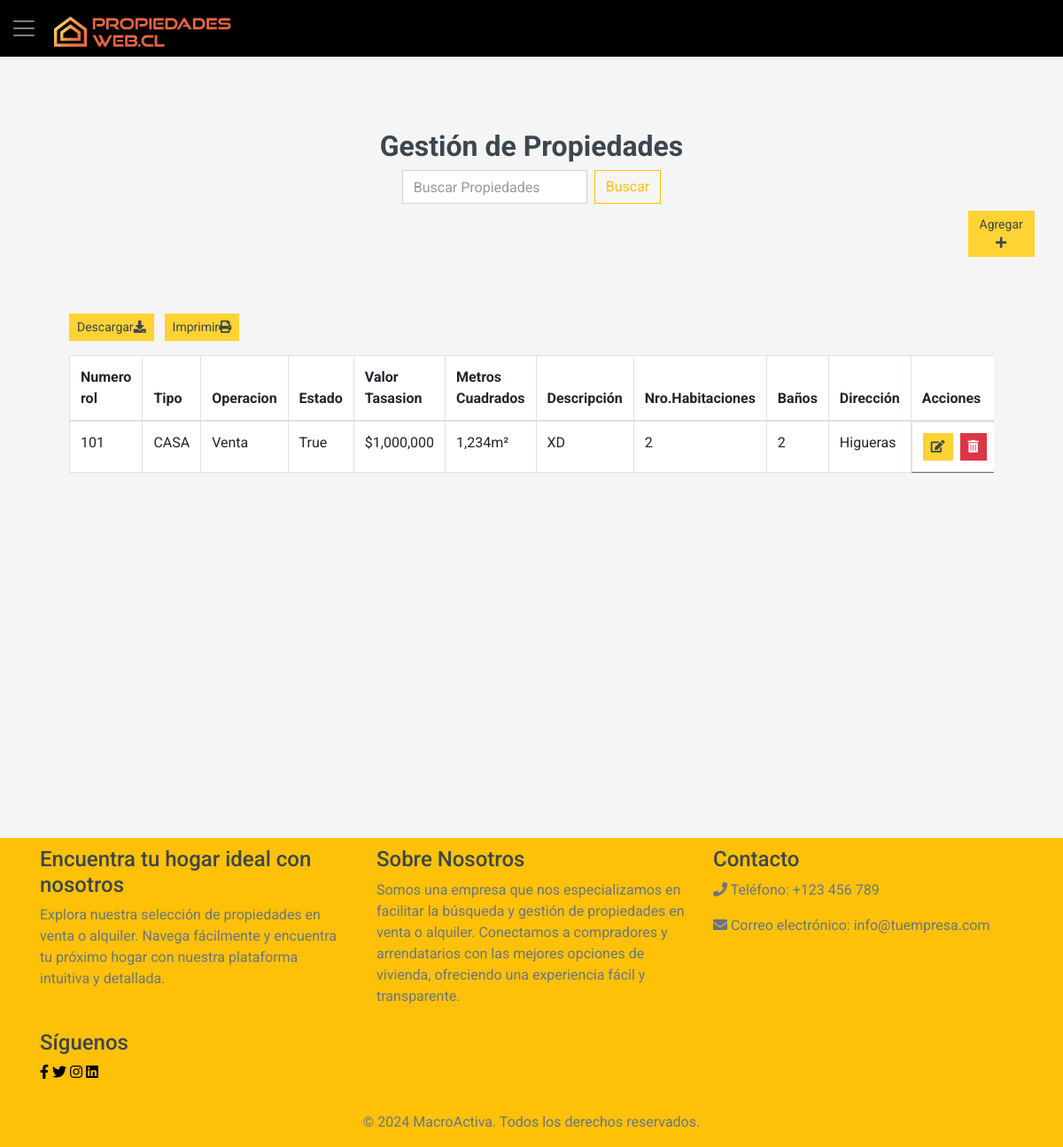
The app's page /propiedades/ (signed in), older data.
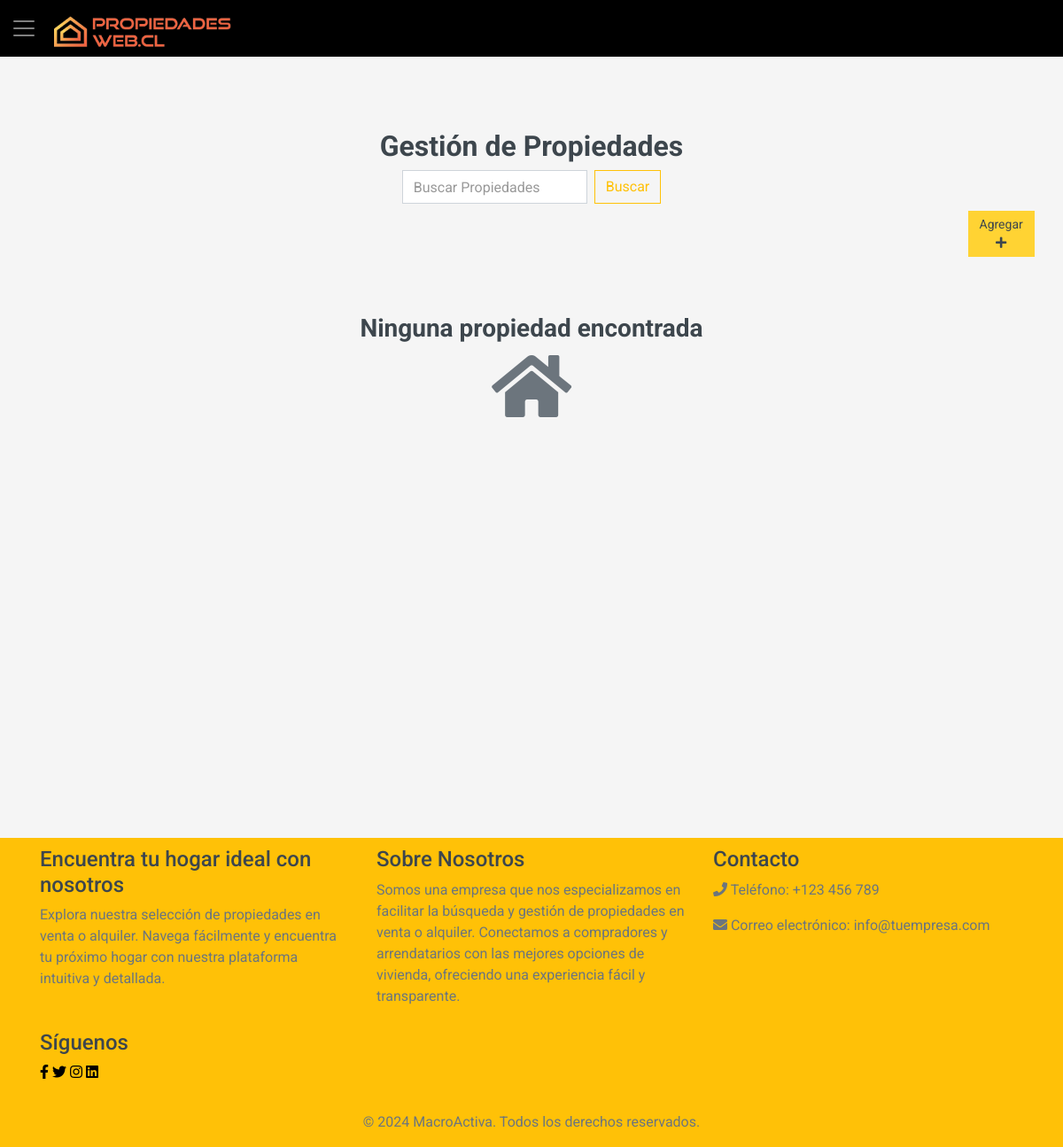
The same page, newer data.
### core/models.py (models this page shows, shortened)
class Propiedad(models.Model):
    numero_rol = models.IntegerField()
    tipo_propiedad = models.CharField(max_length=50)
    tipo_operacion = models.CharField(max_length=50)
    titulo = models.FileField(upload_to="pdfs/", null=True, blank=True)
    estado = models.BooleanField()
    descripcion_propiedad = models.TextField(default="", null=True, blank=True)
    metros_cuadrados = models.IntegerField()
    nro_habitaciones = models.IntegerField()
    nro_bannos = models.IntegerField()
    precio_tasacion = models.IntegerField()
    direccion_propiedad = models.CharField(max_length=100)
    rut_empresa = models.ForeignKey(EmpresaCorredora, on_delete=CASCADE)

### core/views.py (the view, shortened to what this page needs)
# urls.py: path('propiedades/', views.listar_propiedades, name='listar'),
@login_required
def listar_propiedades(request):
    rut_empresa = request.user
    propiedades = Propiedad.objects.filter(rut_empresa=rut_empresa).order_by('-id')
    contexto = {}
    form = frmCrearPropiedad()
    default_page = 1
    page = request.GET.get('page', default_page)
    query = request.GET.get('q')
    items_per_page = 5
    paginator = Paginator(propiedades, items_per_page)
    try:
        propiedades = paginator.page(page)
    except PageNotAnInteger:
        propiedades = paginator.page(default_page)
    except EmptyPage:
        propiedades = paginator.page(paginator.num_pages)
    contexto["propiedades"] = propiedades
    contexto["form"] = form
    return render(request, 'core/propiedades.html', contexto)

### core/forms.py
class frmCrearPropiedad(forms.ModelForm):
    class Meta:
        model = Propiedad
        fields = [
            'numero_rol','tipo_propiedad', 'tipo_operacion', 'titulo', 'estado', 'precio_tasacion',
            'descripcion_propiedad', 'metros_cuadrados', 'nro_habitaciones', 'nro_bannos',
            'direccion_propiedad',
        ]
    titulo = forms.FileField(required=False)

### core/templates/core/propiedades.html (shortened to what the changed rows need)
{% extends "core/base.html" %}
{% load static %}
{% load humanize %}
{% load crispy_forms_tags %}
{% block content %}
<div class="container-fluid mb-3">
    <h2 style="text-align:center;">Gestión de Propiedades</h2>
<div class="row px-xl-5">
    <div class="col-lg-12">
    {% if propiedades %}
    <div class="container mt-5">
        <div class="table-responsive">
            <div class="d-flex justify-content-between align-items-center mb-3">
                <div>
                <button class="btn btn-primary btn-sm me-2"id="downloadButton" class="btn btn-success">Descargar<i class="fas fa-download"></i></button>
                <button class="btn btn-primary btn-sm me-2"id="printButton" class="btn btn-info">Imprimir<i class="fas fa-print"></i></button>
            </div>
        </div>
    <table class="table table-bordered">
        <thead>
            <tr>
                <th scope="col">Numero rol</th>
                <th scope="col">Tipo</th>
                <th scope="col">Operacion</th>
                <th scope="col">Estado</th>
                <th scope="col">Valor Tasasion</th>
                <th scope="col">Metros Cuadrados</th>
                <th scope="col">Descripción</th>
                <th scope="col">Nro.Habitaciones</th>
                <th scope="col">Baños</th>
                <th scope="col">Dirección</th>
                <th scope="col">Acciones</th>
            </tr>
        </thead>
        <tbody>
            {% for propiedad in propiedades %}
            <tr>
                <td>{{ propiedad.numero_rol}}</td>
                <td>{{ propiedad.tipo_propiedad}}</td>
                <td>{{ propiedad.tipo_operacion}}</td>
                <td>{{ propiedad.estado}}</td>
                <td>${{ propiedad.precio_tasacion|intcomma }}</td>
                <td>{{ propiedad.metros_cuadrados|intcomma }}m²</td>
                <td>{{ propiedad.descripcion_propiedad}}</td>
                <td>{{ propiedad.nro_habitaciones}}</td>
                <td>{{ propiedad.nro_bannos}}</td>
                <td>{{ propiedad.direccion_propiedad}}</td>
                <td class="d-flex justify-content-between">
                    <button class="btn btn-sm btn-primary edit-btn mr-2" data-id="{{ propiedad.id}}" data-numero_rol="{{propiedad.numero_rol}}"  data-tipo_propiedad="{{ propiedad.tipo_propiedad }}" data-tipo_operacion="{{ propiedad.tipo_operacion }}" data-estado="{{propiedad.estado}}" data-precio_tasacion="{{ propiedad.precio_tasacion }}" data-descripcion_propiedad="{{ propiedad.descripcion_propiedad}}" data-metros_cuadrados="{{ propiedad.metros_cuadrados }}" data-nro_habitaciones="{{propiedad.nro_habitaciones }}" data-nro_bannos="{{propiedad.nro_bannos }}" data-direccion_propiedad="{{ propiedad.direccion_propiedad }}"  >
                        <i class="fas fa-edit"  ></i>
                    </button>
                    <button class="btn btn-sm btn-danger delete-btn" data-id="{{ propiedad.id }}">
                        <i class="fas fa-trash-alt"></i>
                    </button>
                </td>
            </tr>
            {% endfor %}
        </tbody>
    </table>
    </div>
</div>
    {% else %}
    <div class="text-center mt-5">
        <h3>Ninguna propiedad encontrada</h3>
        <i class="fas fa-home fa-5x"></i>
    </div>
    {% endif %}
        </div>
    </div>
</div>
{% endblock %}

Row changes from the older to the newer data that the page shows:
removed Propiedad: numero_rol "101", tipo_propiedad "CASA", tipo_operacion "Venta", estado "True", precio_tasacion "1,000,000", metros_cuadrados "1,234", descripcion_propiedad "XD", nro_habitaciones "2", nro_bannos "2", direccion_propiedad "Higueras"
Text that changed along with them:
text no longer shown: "Descargar Imprimir Numero rol Tipo Operacion Estado Valor Tasasion Metros Cuadrados Descripción Nro.Habitaciones Baños Dirección Acciones"
text now shown: "Ninguna propiedad encontrada"
